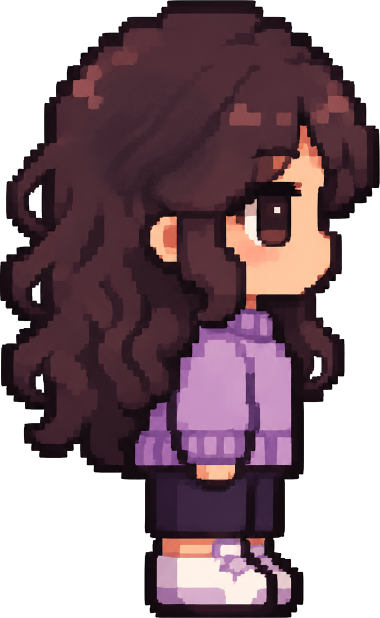
#> input picture assets/auriana/referencias/perfil_derecho_sin_flor.png, 759 x 1236 px (shown at 1/2 size)
$ python crear_derecha.py
#> lines starting #> are read from the running program, lines starting #| are printed output that depends on the picture; after the words box and inside, x2 and y2 are one past the last pixel; in counts of white or black regions, pixels touching at a corner belong together
#> in main, archivo is the input picture: PIL image 759x1236 RGBA; mean R, G, B, A 61.7, 39.9, 47.7, 175
"""Crea el sprite de Auriana de perfil derecho y su vista previa.

Requiere Pillow y la imagen referencias/perfil_derecho_sin_flor.png.
Ejecutar: python assets/auriana/scripts/crear_derecha.py
"""

from pathlib import Path

from PIL import Image


TAMANO = 64
ALTURA_PERSONAJE = 60
ESCALA_PREVIA = 8
DESFASE_ORIGEN_X = -5


def crear_sprite(origen: Image.Image) -> Image.Image:
    """Conserva el encuadre y los colores de la referencia transparente."""
    ancho = round(origen.width * ALTURA_PERSONAJE / origen.height)
#> ancho = 37

    # La fase de muestreo conserva el brillo original del ojo a 64 x 64.
    perfil = origen.transform(
        (ancho, ALTURA_PERSONAJE),
        Image.Transform.AFFINE,
        (
            origen.width / ancho,
            0,
            DESFASE_ORIGEN_X,
            0,
            origen.height / ALTURA_PERSONAJE,
            0,
        ),
        resample=Image.Resampling.NEAREST,
    )
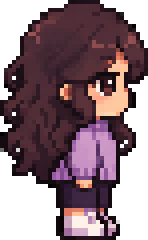
#> perfil: PIL image 37x60 RGBA (shown 4 times larger); mean R, G, B, A 62.1, 40.1, 47.8, 175.9; transparent parts drawn white

    # En el sprite final cada pixel es opaco o transparente, sin halos.
    alfa = perfil.getchannel("A").point(lambda valor: 255 if valor >= 128 else 0)
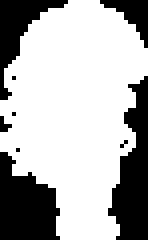
#> alfa: PIL image 37x60 L (shown 4 times larger); 69% white; 9 black regions (5 under 20 px), largest, box (x1, y1, x2, y2) and area: (27, 19, 37, 60) 244, (0, 38, 15, 60) 234, (0, 0, 17, 25) 139, (25, 0, 37, 12) 60
    perfil.putalpha(alfa)
    perfil_limpio = Image.new("RGBA", perfil.size, (0, 0, 0, 0))
#> perfil_limpio: PIL image 37x60 RGBA; every value is 0
    perfil_limpio.paste(perfil, (0, 0), alfa)

    imagen = Image.new("RGBA", (TAMANO, TAMANO), (0, 0, 0, 0))
#> imagen: PIL image 64x64 RGBA; every value is 0
    posicion = ((TAMANO - ancho) // 2, (TAMANO - ALTURA_PERSONAJE) // 2)
#> posicion = (13, 2)
    imagen.paste(perfil_limpio, posicion)
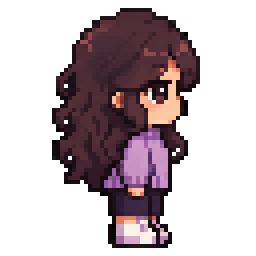
#> imagen: PIL image 64x64 RGBA (shown 4 times larger); mean R, G, B, A 33.6, 21.7, 25.9, 95.3; transparent parts drawn white
    return imagen


def main() -> None:
    carpeta = Path(__file__).resolve().parent.parent
    with Image.open(carpeta / "referencias" / "perfil_derecho_sin_flor.png") as archivo:
        imagen = crear_sprite(archivo.convert("RGBA"))

    original = carpeta / "frames" / "reposo" / "derecha" / "frame_000.png"
    previa = carpeta / "vistas_previas" / "reposo" / "derecha" / "frame_000.png"
    original.parent.mkdir(parents=True, exist_ok=True)
    previa.parent.mkdir(parents=True, exist_ok=True)
    imagen.save(original, optimize=True)
    lado_previa = TAMANO * ESCALA_PREVIA
    imagen.resize(
        (lado_previa, lado_previa), Image.Resampling.NEAREST
    ).save(previa, optimize=True)
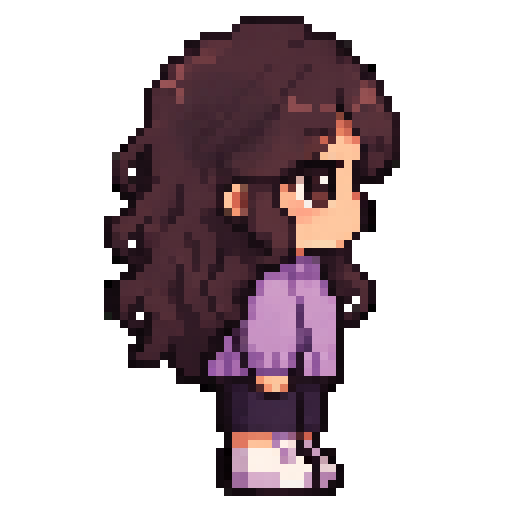
#> saved as frame_000.png: PIL image 512x512 RGBA; mean R, G, B, A 33.6, 21.7, 25.9, 95.3; transparent parts drawn white
    print(f"PNG 64 x 64: {original}")
    print(f"Vista previa {lado_previa} x {lado_previa}: {previa}")


if __name__ == "__main__":
    main()

$ run again, with assets/auriana/referencias/espalda_alta.png copied over assets/auriana/referencias/perfil_derecho_sin_flor.png
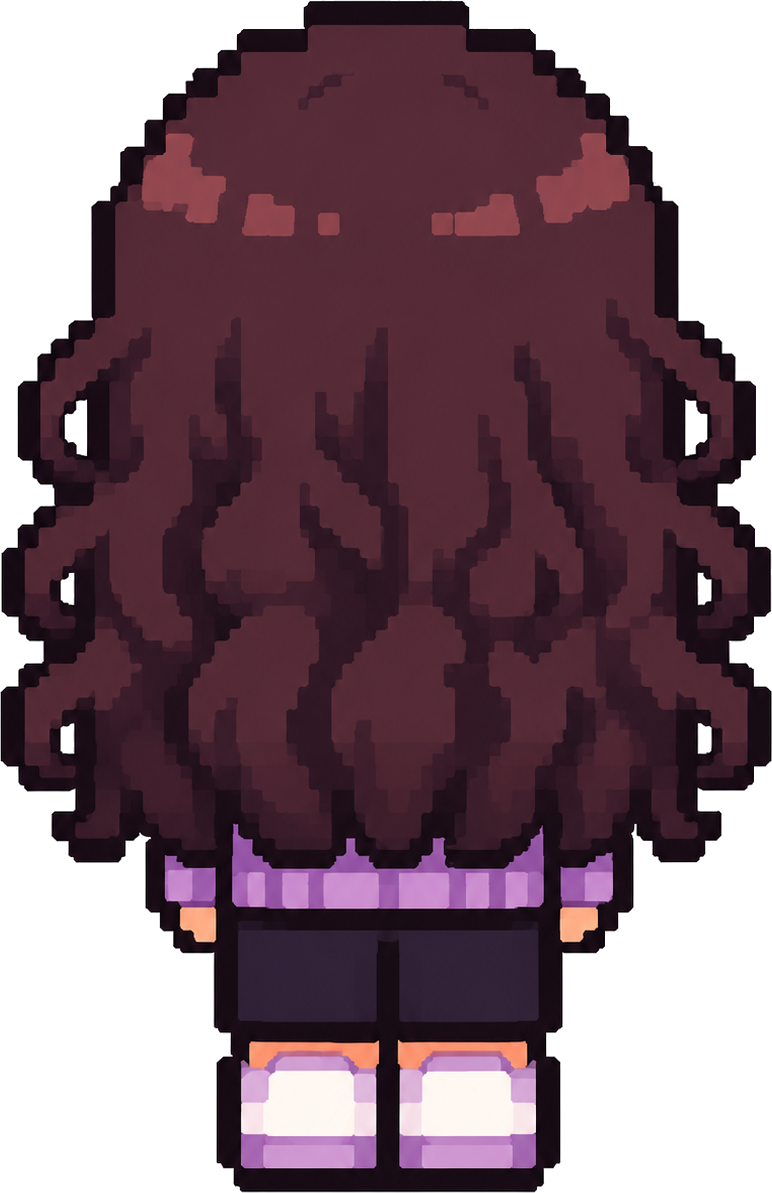
#> input picture assets/auriana/referencias/espalda_alta.png, 772 x 1193 px
#> in main, archivo is the input picture: PIL image 772x1193 RGBA; mean R, G, B, A 55.3, 31, 41, 182.6
#> in crear_sprite, `alfa = perfil.getchannel("A").point(lambda valor: 255 if valor >= 128 ..`:
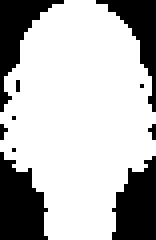
#> alfa: PIL image 39x60 L (shown 4 times larger); 72% white; 10 black regions (6 under 20 px), largest, box (x1, y1, x2, y2) and area: (0, 38, 12, 60) 189, (28, 39, 39, 60) 170, (0, 0, 16, 28) 148, (24, 0, 39, 28) 132
#> in main, `imagen.resize( (lado_previa, lado_previa), Image.Resampling.NEAREST )...`:
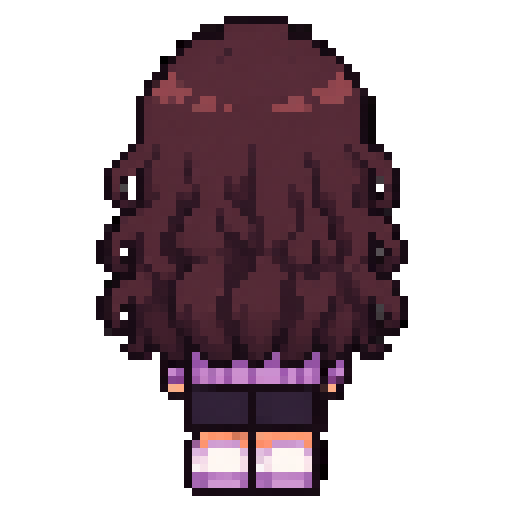
#> saved as frame_000.png: PIL image 512x512 RGBA; mean R, G, B, A 31.8, 17.8, 23.5, 104.9; transparent parts drawn white

$ run again, with assets/auriana/referencias/guia_correr_derecha.png copied over assets/auriana/referencias/perfil_derecho_sin_flor.png
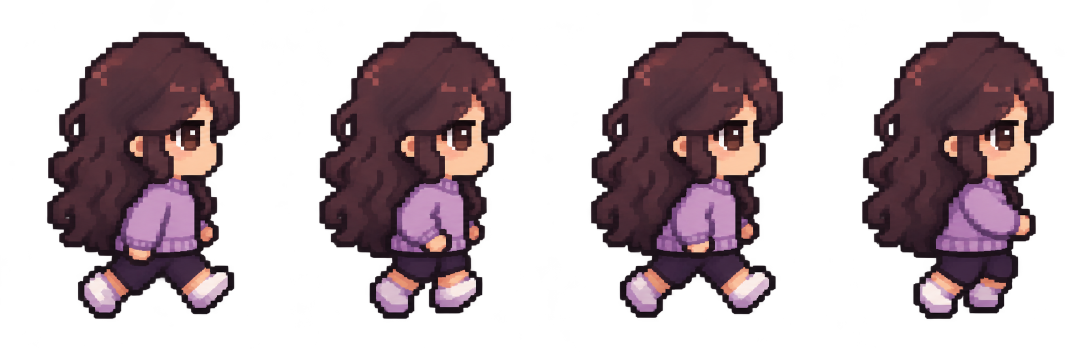
#> input picture assets/auriana/referencias/guia_correr_derecha.png, 2172 x 724 px (shown at 1/2 size)
#> in main, archivo is the input picture: PIL image 2172x724 RGBA; mean R, G, B, A 38.6, 25.4, 29.9, 100.2
#> in crear_sprite, `alfa = perfil.getchannel("A").point(lambda valor: 255 if valor >= 128 ..`:
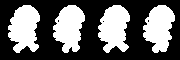
#> alfa: PIL image 180x60 L; 39.6% white; 4 white regions, box (x1, y1, x2, y2) and area: (8, 5, 40, 53) 1094, (98, 5, 130, 53) 1082, (53, 5, 85, 53) 1054, (143, 5, 175, 53) 1048
#> in main, `imagen.resize( (lado_previa, lado_previa), Image.Resampling.NEAREST )...`:
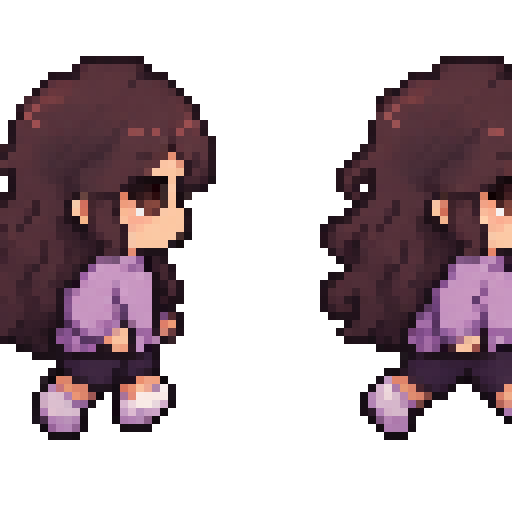
#> saved as frame_000.png: PIL image 512x512 RGBA; mean R, G, B, A 42.7, 27.7, 33.2, 114.5; transparent parts drawn white

$ run again, with assets/auriana/referencias/guia_saltar_derecha.png copied over assets/auriana/referencias/perfil_derecho_sin_flor.png
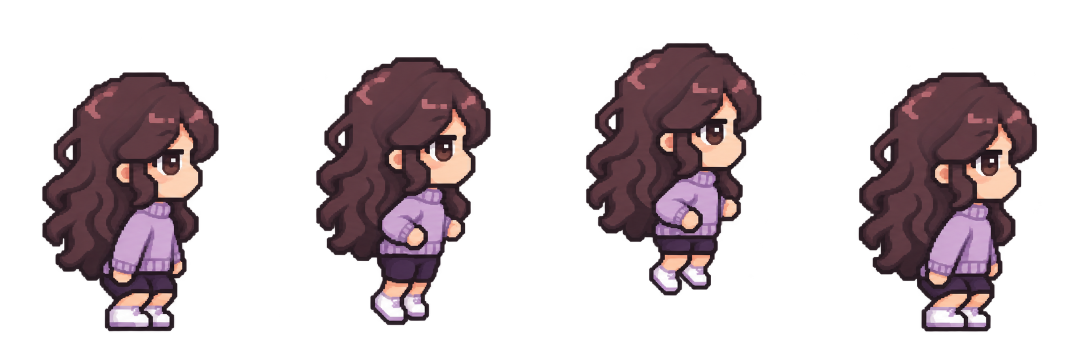
#> input picture assets/auriana/referencias/guia_saltar_derecha.png, 2172 x 724 px (shown at 1/2 size)
#> in main, archivo is the input picture: PIL image 2172x724 RGBA; mean R, G, B, A 33.6, 23.7, 26.7, 78.9
#> in crear_sprite, `alfa = perfil.getchannel("A").point(lambda valor: 255 if valor >= 128 ..`:
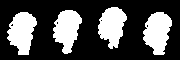
#> alfa: PIL image 180x60 L; 31.1% white; 4 white regions, box (x1, y1, x2, y2) and area: (143, 12, 172, 55) 866, (7, 12, 37, 55) 861, (53, 10, 82, 54) 827, (98, 7, 127, 49) 807
#> in main, `imagen.resize( (lado_previa, lado_previa), Image.Resampling.NEAREST )...`:
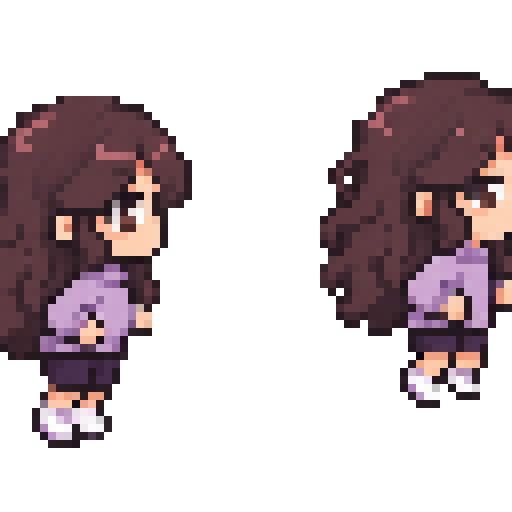
#> saved as frame_000.png: PIL image 512x512 RGBA; mean R, G, B, A 39.7, 28.2, 31.5, 93.3; transparent parts drawn white
